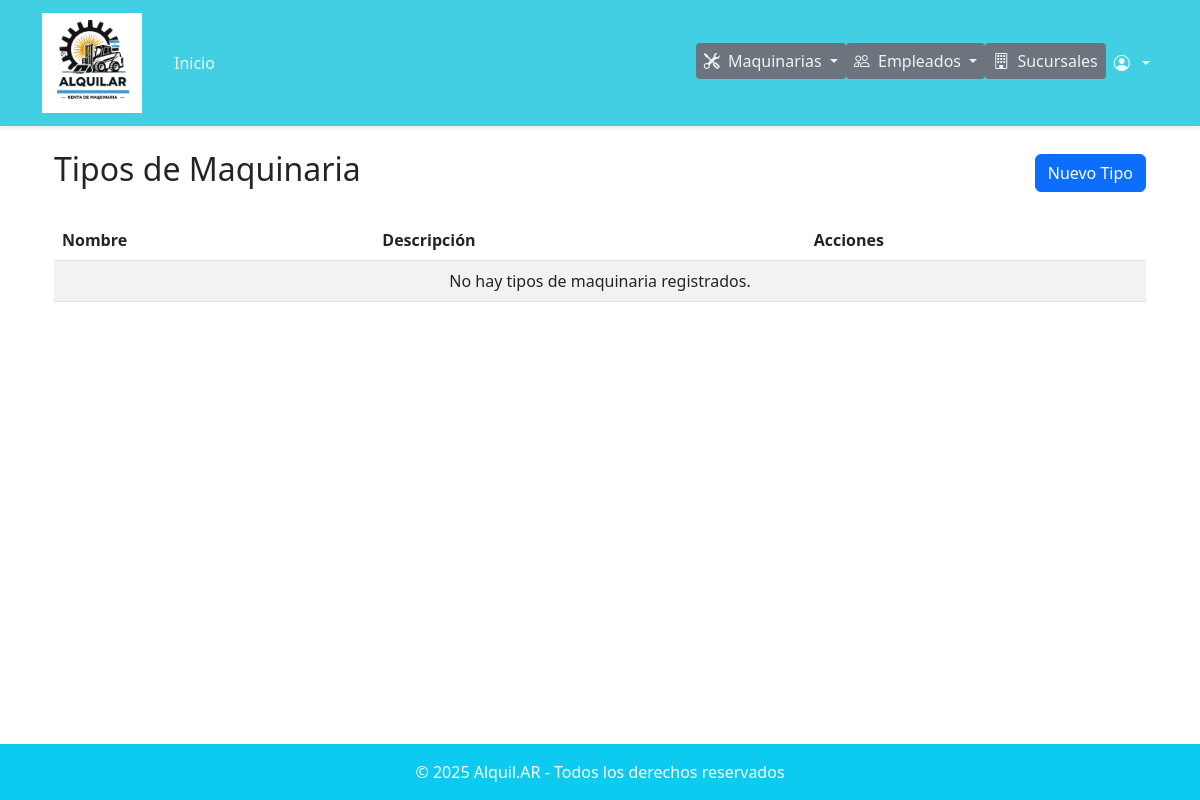
The app's page /maquinarias/tipos/ (signed in), older data.
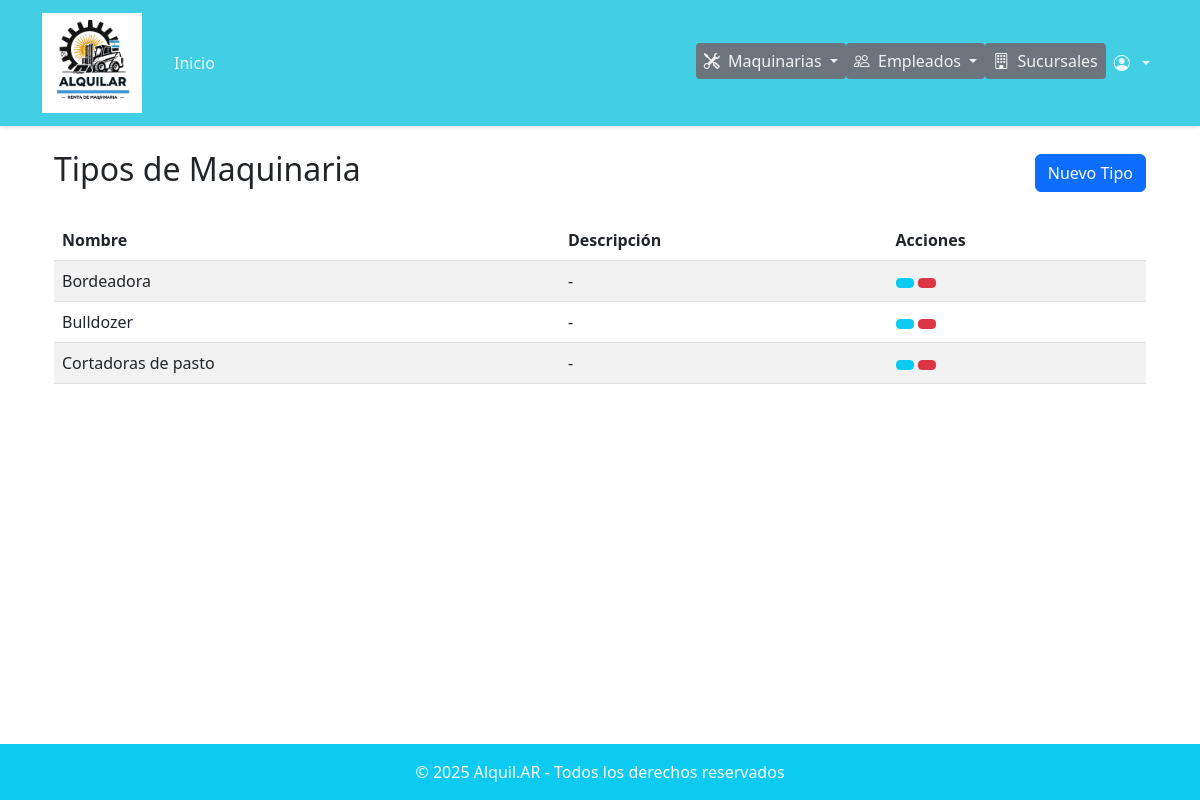
The same page, newer data.
### maquinarias/models.py (models this page shows, shortened)
class TipoMaquinaria(models.Model):
    nombre = models.CharField(max_length=50, unique=True)
    descripcion = models.TextField(blank=True, null=True)
    class Meta:
        verbose_name = "Tipo de Maquinaria"
        verbose_name_plural = "Tipos de Maquinaria"

### usuarios/decorators.py (the view)
    def wrapper(request, *args, **kwargs):
        if request.user.is_authenticated and request.user.tipo == 'ADMIN':
            return view_func(request, *args, **kwargs)
        messages.error(request, "No tenés permiso para acceder a esta sección.")
        return redirect('home')  # o redirigí a otra página

### maquinarias/views.py (called while the page is built)
@login_required
@solo_admin
def tipo_maquinaria_list(request):
    tipos = TipoMaquinaria.objects.all().order_by('nombre')
    return render(request, 'maquinarias/tipo_maquinaria_list.html', {'tipos': tipos})

### maquinarias/templates/maquinarias/tipo_maquinaria_list.html (shortened to what this page needs)
{% extends 'base.html' %} {% block content %}
<div class="container mt-4">
  <div class="d-flex justify-content-between align-items-center mb-4">
    <h2>Tipos de Maquinaria</h2>
    {% if user.is_staff %}
    <a href="{% url 'tipo_maquinaria_create' %}" class="btn btn-primary">
       Nuevo Tipo
    </a>
    {% endif %}
  </div>
  <div class="table-responsive">
    <table class="table table-striped">
      <thead>
        <tr>
          <th>Nombre</th>
          <th>Descripción</th>
          {% if user.is_staff %}
          <th>Acciones</th>
          {% endif %}
        </tr>
      </thead>
      <tbody>
        {% for tipo in tipos %}
        <tr>
          <td>{{ tipo.nombre }}</td>
          <td>{{ tipo.descripcion|default:"-" }}</td>
          {% if user.is_staff %}
          <td>
            <a
              href="{% url 'tipo_maquinaria_update' tipo.pk %}"
              class="btn btn-sm btn-info"
            >
            </a>
            <a
              href="{% url 'tipo_maquinaria_delete' tipo.pk %}"
              class="btn btn-sm btn-danger"
              onclick="return confirm('¿Está seguro que desea eliminar este tipo de maquinaria?')"
            >
            </a>
          </td>
          {% endif %}
        </tr>
        {% empty %}
        <tr>
          <td colspan="3" class="text-center">
            No hay tipos de maquinaria registrados.
          </td>
        </tr>
        {% endfor %}
      </tbody>
    </table>
  </div>
</div>
{% endblock %}

Row changes from the older to the newer data that the page shows:
added TipoMaquinaria: nombre "Bordeadora", descripcion "-"
added TipoMaquinaria: nombre "Bulldozer", descripcion "-"
added TipoMaquinaria: nombre "Cortadoras de pasto", descripcion "-"
Text that changed along with them:
text no longer shown: "No hay tipos de maquinaria registrados."
